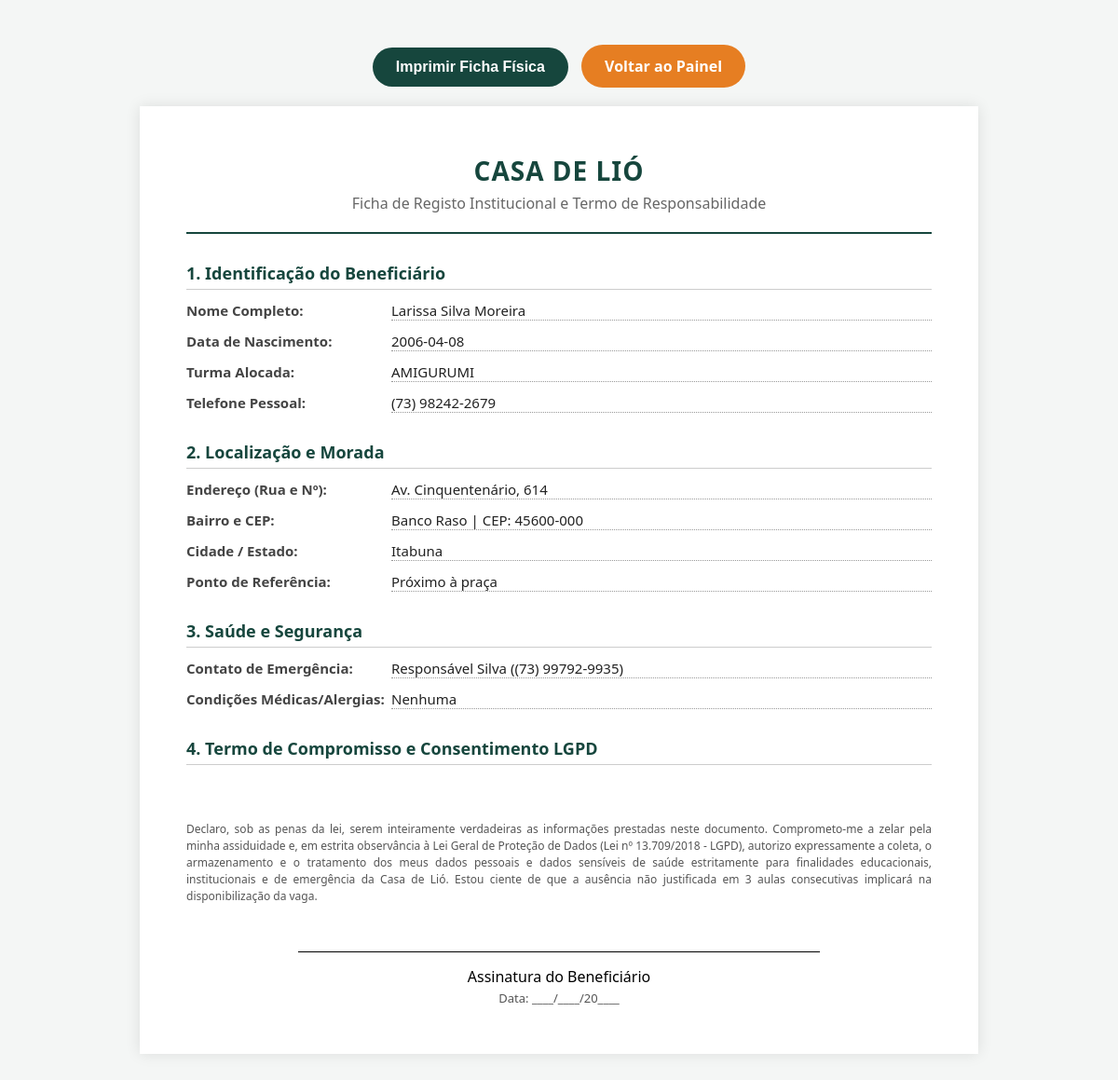
The app's page /ficha/39 (signed in) with its own data.
### tables this page shows
CREATE TABLE alunos (
        id INTEGER PRIMARY KEY AUTOINCREMENT,
        nome TEXT NOT NULL,
        turma TEXT NOT NULL,
        data_nascimento TEXT,
        telefone TEXT,
        cep TEXT,
        rua TEXT,
        numero TEXT,
        bairro TEXT,
        cidade TEXT,
        referencia TEXT,
        contato_emergencia TEXT,
        telefone_emergencia TEXT,
        condicao_medica TEXT,
        nome_responsavel TEXT,
        autorizacao_pais INTEGER
    , consentimento_lgpd INTEGER DEFAULT 0, data_consentimento TEXT);

### app.py (the view)
@app.get("/ficha/{aluno_id}", response_class=HTMLResponse)
async def gerar_ficha(request: Request, aluno_id: int):
    usuario = obter_usuario_atual(request)
    if not usuario or usuario['perfil'] != 'coordenacao':
        return RedirectResponse(url="/", status_code=303)
    conexao = pegar_conexao()
    aluno = conexao.execute('SELECT * FROM alunos WHERE id = ?', (aluno_id,)).fetchone()
    conexao.close()
    if not aluno:
        raise HTTPException(status_code=404, detail="Aluno não encontrado")
    return templates.TemplateResponse(request=request, name="ficha.html", context={"aluno": aluno})

### templates/ficha.html (shortened to what this page needs)
<!DOCTYPE html>
<html lang="pt-PT">
<head>
</head>
<body>
    <div class="nao-imprimir" style="text-align: center; margin-bottom: 20px;">
        <button class="btn-imprimir" onclick="window.print()"> Imprimir Ficha Física</button>
        <a href="/dashboard" class="btn-voltar">Voltar ao Painel</a>
    </div>
    <div class="folha-a4">
        <div class="cabecalho">
            <h1>CASA DE LIÓ</h1>
            <p>Ficha de Registo Institucional e Termo de Responsabilidade</p>
        </div>
        <div class="sessao">1. Identificação do Beneficiário</div>
        <div class="linha-dado"><div class="rotulo">Nome Completo:</div> <div class="valor">{{ aluno['nome'] }}</div></div>
        <div class="linha-dado"><div class="rotulo">Data de Nascimento:</div> <div class="valor">{{ aluno['data_nascimento'] }}</div></div>
        <div class="linha-dado"><div class="rotulo">Turma Alocada:</div> <div class="valor">{{ aluno['turma'] }}</div></div>
        <div class="linha-dado"><div class="rotulo">Telefone Pessoal:</div> <div class="valor">{{ aluno['telefone'] }}</div></div>
        <div class="sessao">2. Localização e Morada</div>
        <div class="linha-dado"><div class="rotulo">Endereço (Rua e Nº):</div> <div class="valor">{{ aluno['rua'] }}, {{ aluno['numero'] }}</div></div>
        <div class="linha-dado"><div class="rotulo">Bairro e CEP:</div> <div class="valor">{{ aluno['bairro'] }} | CEP: {{ aluno['cep'] }}</div></div>
        <div class="linha-dado"><div class="rotulo">Cidade / Estado:</div> <div class="valor">{{ aluno['cidade'] }}</div></div>
        <div class="linha-dado"><div class="rotulo">Ponto de Referência:</div> <div class="valor">{{ aluno['referencia'] }}</div></div>
        <div class="sessao">3. Saúde e Segurança</div>
        <div class="linha-dado"><div class="rotulo">Contato de Emergência:</div> <div class="valor">{{ aluno['contato_emergencia'] }} ({{ aluno['telefone_emergencia'] }})</div></div>
        <div class="linha-dado"><div class="rotulo">Condições Médicas/Alergias:</div> <div class="valor">{{ aluno['condicao_medica'] or 'Nenhuma declarada no momento do registo.' }}</div></div>
        {% if aluno['nome_responsavel'] %}
        <div class="sessao">4. Termo de Responsabilidade e Consentimento LGPD</div>
        <div class="linha-dado"><div class="rotulo">Nome do Responsável:</div> <div class="valor">{{ aluno['nome_responsavel'] }}</div></div>
        <div class="caixa-assinatura">
            <p class="termo">
                Declaro, sob as penas da lei, serem inteiramente verdadeiras as informações prestadas neste documento.
                Autorizo a participação do menor nas atividades institucionais da Casa de Lió e, em estrita observância à Lei Geral de Proteção de Dados (Lei nº 13.709/2018 - LGPD), autorizo expressamente a coleta, o armazenamento e o tratamento dos dados pessoais e sensíveis (incluindo condições médicas para atendimento emergencial) exclusivamente para os fins educacionais, de segurança e de assistência social da instituição. Estou ciente de que a ausência não justificada em 3 aulas consecutivas implicará na disponibilização da vaga.
            </p>
            <div class="linha-assinatura"></div>
            Assinatura do Pai, Mãe ou Responsável Legal<br>
            <span style="font-size: 13px; color: #555;">Data: ____/____/20____</span>
        </div>
        {% else %}
        <div class="sessao">4. Termo de Compromisso e Consentimento LGPD</div>
        <div class="caixa-assinatura">
            <p class="termo">
                Declaro, sob as penas da lei, serem inteiramente verdadeiras as informações prestadas neste documento.
                Comprometo-me a zelar pela minha assiduidade e, em estrita observância à Lei Geral de Proteção de Dados (Lei nº 13.709/2018 - LGPD), autorizo expressamente a coleta, o armazenamento e o tratamento dos meus dados pessoais e dados sensíveis de saúde estritamente para finalidades educacionais, institucionais e de emergência da Casa de Lió. Estou ciente de que a ausência não justificada em 3 aulas consecutivas implicará na disponibilização da vaga.
            </p>
            <div class="linha-assinatura"></div>
            Assinatura do Beneficiário<br>
            <span style="font-size: 13px; color: #555;">Data: ____/____/20____</span>
        </div>
        {% endif %}
    </div>
</body>
</html>

### templates/ficha.html (style rules this page uses)
body { font-family: 'Segoe UI', Arial, sans-serif; padding: 40px; color: #000; background-color: #f4f6f5; }
.folha-a4 { background-color: #fff; max-width: 800px; margin: 0 auto; padding: 50px; box-shadow: 0 0 15px rgba(0,0,0,0.1); }
.cabecalho { text-align: center; border-bottom: 2px solid #16463d; padding-bottom: 20px; margin-bottom: 30px; }
.cabecalho h1 { color: #16463d; margin: 0; font-size: 28px; text-transform: uppercase; letter-spacing: 1px; }
.cabecalho p { color: #666; margin: 5px 0 0 0; }
.sessao { font-weight: bold; margin-top: 30px; color: #16463d; border-bottom: 1px solid #ccc; padding-bottom: 5px; font-size: 18px; }
.linha-dado { margin: 12px 0; font-size: 15px; display: flex; }
.rotulo { font-weight: bold; color: #444; width: 220px; flex-shrink: 0; }
.valor { color: #222; border-bottom: 1px dotted #999; flex-grow: 1; }
.caixa-assinatura { margin-top: 60px; text-align: center; }
.linha-assinatura { border-top: 1px solid #000; width: 70%; margin: 0 auto 10px auto; padding-top: 5px; }
.termo { text-align: justify; font-size: 12px; color: #555; margin-bottom: 50px; line-height: 1.5; }
.btn-imprimir { background-color: #16463d; color: white; padding: 12px 25px; border: none; border-radius: 50px; cursor: pointer; font-size: 16px; font-weight: bold; display: inline-block; text-decoration: none; }
.btn-voltar { background-color: #e67e22; color: white; padding: 12px 25px; border: none; border-radius: 50px; cursor: pointer; font-size: 16px; font-weight: bold; display: inline-block; text-decoration: none; margin-left: 10px; }

### records on screen
alunos: nome "Larissa Silva Moreira", data_nascimento "2006-04-08", turma "AMIGURUMI", telefone "(73) 98242-2679", rua "Av. Cinquentenário", numero "614", bairro "Banco Raso", cep "45600-000", cidade "Itabuna", referencia "Próximo à praça", contato_emergencia "Responsável Silva", telefone_emergencia "(73) 99792-9935", condicao_medica "Nenhuma"
